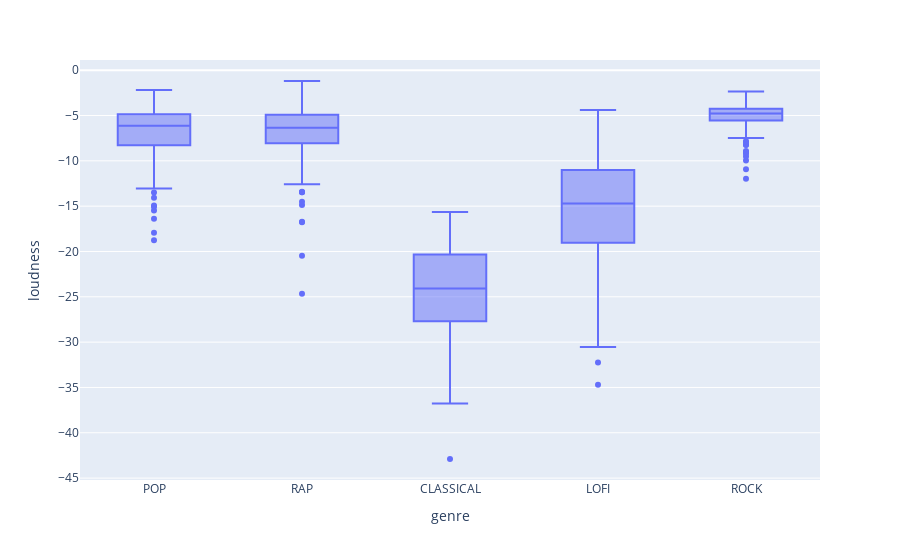

Notebook code for this chart:
### Markdown cell above
loudness

### Code cell
px.box(genre_df, x='genre', y='loudness')

### Figure 1 — Plotly figure (JSON) as saved in the notebook; plotly's stock layout.template omitted (floating-point values rounded to 4 significant figures; data arrays with more than 128 entries replaced by an {"elided": "..."} marker saying what was removed)
{"data": [{"alignmentgroup": "True", "hovertemplate": "genre=%{x}<br>loudness=%{y}<extra></extra>", "legendgroup": "", "marker": {"color": "#636efa"}, "name": "", "notched": false, "offsetgroup": "", "orientation": "v", "showlegend": false, "type": "box", "x": {"elided": "1363 str values"}, "x0": " ", "xaxis": "x", "y": {"elided": "1363 float values"}, "y0": " ", "yaxis": "y"}], "layout": {"boxmode": "group", "legend": {"tracegroupgap": 0}, "margin": {"t": 60}, "xaxis": {"anchor": "y", "domain": [0, 1], "title": {"text": "genre"}}, "yaxis": {"anchor": "x", "domain": [0, 1], "title": {"text": "loudness"}}}}
